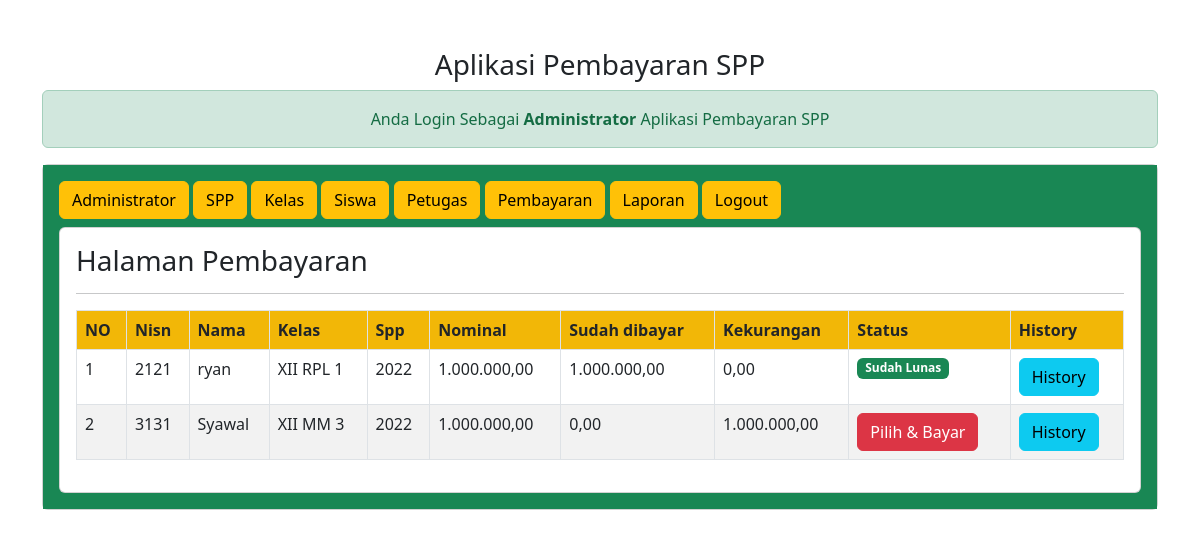
Screenshot of /admin/admin.php?url=pembayaran (signed in) with the database file from the repository.
### tables this page shows
CREATE TABLE `siswa` (
  `nisn` char(10) NOT NULL,
  `nis` char(8) NOT NULL,
  `nama` varchar(35) NOT NULL,
  `id_kelas` int(11) NOT NULL,
  `alamat` text NOT NULL,
  `no_telp` varchar(13) NOT NULL,
  `id_spp` int(11) NOT NULL
);

CREATE TABLE `kelas` (
  `id_kelas` int(11) NOT NULL,
  `nama_kelas` varchar(10) NOT NULL,
  `kompetensi_keahlian` varchar(50) NOT NULL
);

CREATE TABLE `spp` (
  `id_spp` int(11) NOT NULL,
  `tahun` int(11) NOT NULL,
  `nominal` int(11) NOT NULL
);

### admin/pembayaran.php (the view)
<h3>Halaman Pembayaran</h3>
<hr>
<table class="table table-striped table-bordered">
    <tr class="fw-bold bg-warning">
        <td>NO</td>
        <td>Nisn</td>
        <td>Nama</td>
        <td>Kelas</td>
        <td>Spp</td>
        <td>Nominal</td>
        <td>Sudah dibayar</td>
        <td>Kekurangan</td>
        <td>Status</td>
        <td>History</td>
</tr>
<?php
include'../koneksi.php';
$no=1;
$sql="SELECT*From siswa,spp,kelas WHERE siswa.id_kelas=kelas.id_kelas AND siswa.id_spp=spp.id_spp ORDER BY nama ASC";
$query =mysqli_query($koneksi,$sql);
foreach($query as $data){
    $data_pembayaran = mysqli_query($koneksi, "SELECT SUM(jumlah_bayar) as jumlah_bayar FROM pembayaran WHERE nisn='$data[nisn]'");
    $data_pembayaran = mysqli_fetch_array($data_pembayaran);
    $sudah_bayar = $data_pembayaran['jumlah_bayar'];
    $kekurangan = $data['nominal']- $data_pembayaran['jumlah_bayar'];
    ?>
    <tr>
    <td><?= $no++; ?></td>
    <td><?= $data['nisn'] ?></td>
    <td><?= $data['nama'] ?></td>
    <td><?= $data['nama_kelas'] ?></td>
    <td><?= $data['tahun'] ?></td>
    <td><?= number_format($data['nominal'],2,',','.' );?>
    <td><?= number_format($sudah_bayar,2,',','.' );?></td>
    <td><?= number_format($kekurangan,2,',','.' );?></td>
    <td>
        <?php
        if($kekurangan==0){
            echo"<span class='badge text-bg-success'> Sudah Lunas </span>";
        } else { ?>
        <a href="?url=tambah-pembayaran&nisn=<?= $data['nisn'] ?>&kekurangan=<?= $kekurangan ?>" class="btn btn-danger">Pilih & Bayar </a>
        <?php } ?>
        </td>
    <td>
    <a href="?url=history-pembayaran&nisn=<?= $data['nisn'] ?>" class='btn btn-info'>History</a>
    </td>
    </tr>
    <?php } ?>
</table>

### rows the page displays
siswa: nisn "2121", nama "ryan", id_kelas.nama_kelas "XII RPL 1", id_spp.tahun "2022", id_spp.nominal "1.000.000,00", sudah_bayar "1.000.000,00", kekurangan "0,00", shows "Sudah Lunas"
siswa: nisn "3131", nama "Syawal", id_kelas.nama_kelas "XII MM 3", id_spp.tahun "2022", id_spp.nominal "1.000.000,00", sudah_bayar "0,00", kekurangan "1.000.000,00"
